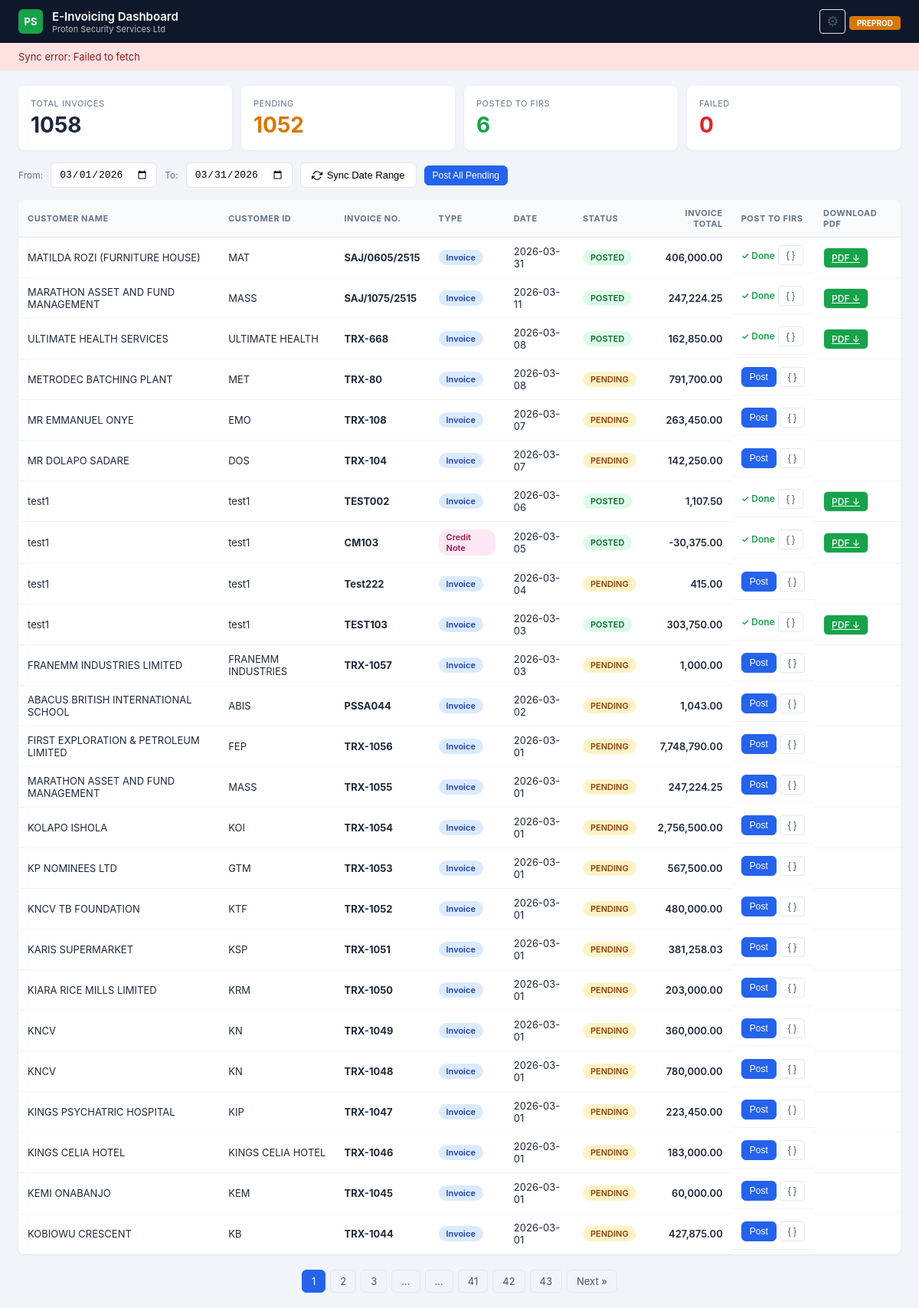
Before: / with the older database file.
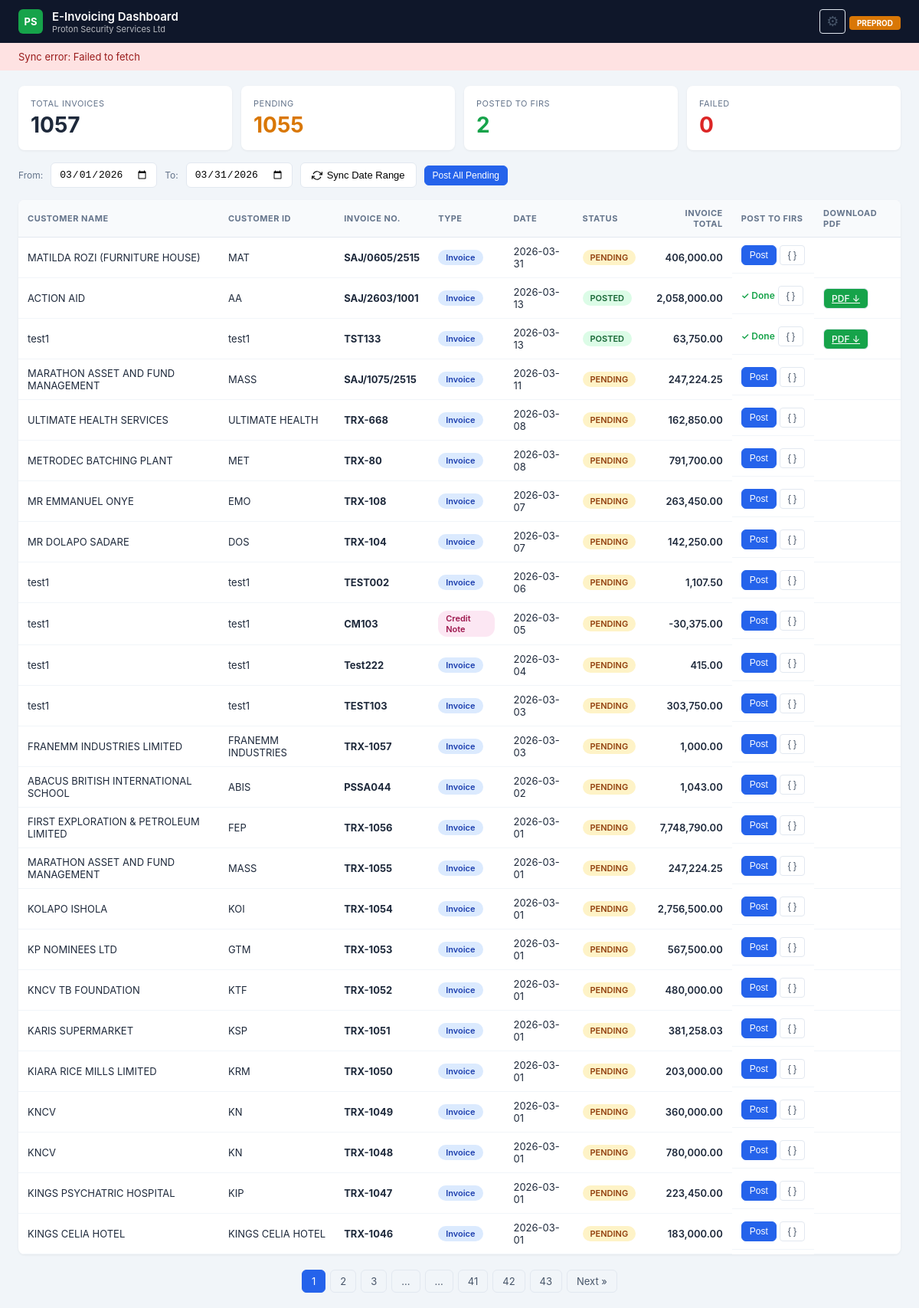
After: the same page with the newer database file.
### tables this page shows
CREATE TABLE invoices (
                trx_number INTEGER PRIMARY KEY, post_order INTEGER,
                invoice_num TEXT, customer_name TEXT, customer_id TEXT,
                customer_tin TEXT, customer_email TEXT, customer_phone TEXT,
                customer_address TEXT, customer_city TEXT, invoice_date TEXT,
                amount REAL DEFAULT 0, status TEXT DEFAULT 'pending',
                irn TEXT, qr_code TEXT, posted_at TEXT, error_message TEXT, api_response TEXT,
                invoice_description TEXT, invoice_type TEXT DEFAULT 'Invoice', last_synced TEXT, vat_amount REAL DEFAULT 0);

### app.py (the view)
@app.route("/")
def index():
    page = request.args.get("page", 1, type=int)
    try:
        total_row = db_read_one("SELECT COUNT(*) as cnt FROM invoices"); total = total_row["cnt"] if total_row else 0
        total_pages = max(1, (total + PER_PAGE - 1) // PER_PAGE); page = max(1, min(page, total_pages)); offset = (page - 1) * PER_PAGE
        invoices = db_read("SELECT * FROM invoices ORDER BY invoice_date DESC, trx_number DESC LIMIT ? OFFSET ?", (PER_PAGE, offset))
        all_stats = db_read("SELECT status, COUNT(*) as cnt FROM invoices GROUP BY status")
        stats = {"total": 0, "posted": 0, "pending": 0, "failed": 0, "credit_notes": 0, "invoices_count": 0}
        for s in all_stats: stats[s["status"]] = s["cnt"]; stats["total"] += s["cnt"]
        type_stats = db_read("SELECT invoice_type, COUNT(*) as cnt FROM invoices GROUP BY invoice_type")
        for t in type_stats:
            if t["invoice_type"] == "Credit Note": stats["credit_notes"] = t["cnt"]
            elif t["invoice_type"] == "Invoice": stats["invoices_count"] = t["cnt"]
    except:
        invoices=[]; stats={"total":0,"posted":0,"pending":0,"failed":0,"credit_notes":0,"invoices_count":0}; total=0; total_pages=1; page=1
    return render_template("index.html", invoices=invoices, stats=stats, page=page, total_pages=total_pages, total=total)

### app.py (called while the page is built)
def _open_db():
    conn = sqlite3.connect(DB_PATH, timeout=30)
    conn.row_factory = sqlite3.Row
    conn.execute("PRAGMA journal_mode=WAL")
    conn.execute("PRAGMA busy_timeout=10000")
    return conn

def db_read(sql, params=()):
    with _db_lock:
        conn = _open_db()
        try: return [dict(r) for r in conn.execute(sql, params).fetchall()]
        finally: conn.close()

def db_read_one(sql, params=()):
    with _db_lock:
        conn = _open_db()
        try:
            row = conn.execute(sql, params).fetchone()
            return dict(row) if row else None
        finally: conn.close()

### templates/index.html (shortened to what this page needs)
<!DOCTYPE html>
<html lang="en">
<head>
</head>
<body>
<header class="header">
    <div class="header-left">
        <div class="header-logo">PS</div>
        <div>
            <div class="header-title">E-Invoicing Dashboard</div>
            <div class="header-subtitle">Proton Security Services Ltd</div>
        </div>
    </div>
    <div class="header-right">
        <button class="btn-ghost" onclick="openSettings()" title="Tax Category Settings" style="font-size:18px;padding:4px 8px">&#9881;</button>
        <span class="header-env">PREPROD</span>
    </div>
</header>
<div class="sync-banner" id="syncBanner" style="display:none">
    <span id="syncBannerText">Syncing invoices from Sage 50...</span>
</div>
<div class="stats-bar">
    <div class="stat-card"><div class="stat-label">Total Invoices</div><div class="stat-value">{{ stats.total }}</div></div>
    <div class="stat-card pending"><div class="stat-label">Pending</div><div class="stat-value">{{ stats.pending }}</div></div>
    <div class="stat-card posted"><div class="stat-label">Posted to FIRS</div><div class="stat-value">{{ stats.posted }}</div></div>
    <div class="stat-card failed"><div class="stat-label">Failed</div><div class="stat-value">{{ stats.failed }}</div></div>
</div>
<div class="toolbar">
    <label style="font-size:12px;color:var(--slate500)">From:</label>
    <input type="date" id="dateFrom">
    <label style="font-size:12px;color:var(--slate500)">To:</label>
    <input type="date" id="dateTo">
    <button class="btn" id="btnSync" onclick="syncSage()">
        <svg width="14" height="14" viewBox="0 0 24 24" fill="none" stroke="currentColor" stroke-width="2"><polyline points="23 4 23 10 17 10"/><polyline points="1 20 1 14 7 14"/><path d="M3.51 9a9 9 0 0 1 14.85-3.36L23 10M1 14l4.64 4.36A9 9 0 0 0 20.49 15"/></svg>
        Sync Date Range
    </button>
    <button class="btn btn-primary btn-sm" onclick="postAllPending()">Post All Pending</button>
</div>
<div class="table-wrap">
<table>
    <thead>
        <tr>
            <th>Customer Name</th><th>Customer ID</th><th>Invoice No.</th><th>Type</th><th>Date</th>
            <th>Status</th><th style="text-align:right">Invoice Total</th><th>Post to FIRS</th><th>Download PDF</th>
        </tr>
    </thead>
    <tbody>
        {% for inv in invoices %}
        <tr>
            <td>{{ inv.customer_name }}</td>
            <td>{{ inv.customer_id }}</td>
            <td><strong>{{ inv.invoice_num }}</strong></td>
            <td>
                {% if inv.invoice_type == 'Credit Note' %}
                    <span class="badge badge-credit">Credit Note</span>
                {% elif inv.invoice_type == 'Debit Note' %}
                    <span class="badge badge-debit">Debit Note</span>
                {% else %}
                    <span class="badge badge-invoice">Invoice</span>
                {% endif %}
            </td>
            <td>{{ inv.invoice_date }}</td>
            <td>
                {% if inv.status == 'posted' %}<span class="badge badge-posted">POSTED</span>
                {% elif inv.status == 'failed' %}<span class="badge badge-failed">FAILED</span>
                    <button class="btn-ghost" onclick="showError({{ inv.trx_number }})" title="View full error" style="color:var(--red);font-size:11px;padding:2px 6px;margin-left:4px">&#9888; Error</button>
                {% else %}<span class="badge badge-pending">PENDING</span>{% endif %}
            </td>
            <td style="text-align:right;font-weight:600">{{ "{:,.2f}".format(inv.amount) }}</td>
            <td class="actions-cell">
                {% if inv.status == 'posted' %}
                    <span style="color:var(--green);font-size:12px;font-weight:600">&#10003; Done</span>
                {% elif inv.status == 'failed' %}
                    <button class="btn btn-sm" style="background:var(--red);color:white" onclick="postInvoice({{ inv.trx_number }}, this)">Retry</button>
                {% else %}
                    <button class="btn btn-primary btn-sm" onclick="postInvoice({{ inv.trx_number }}, this)">Post</button>
                {% endif %}
                <button class="btn-ghost" onclick="previewPayload({{ inv.trx_number }})" title="Preview JSON payload">{ }</button>
            </td>
            <td>
                {% if inv.status == 'posted' %}
                    <a href="/download/{{ inv.trx_number }}" class="btn btn-sm" style="background:var(--green);color:white">PDF &#8595;</a>
                {% endif %}
            </td>
        </tr>
        {% endfor %}
    </tbody>
</table>
</div>
{% if total_pages > 1 %}
<div class="pagination">
    {% for p in range(1, total_pages + 1) %}
        {% if p == page %}<span class="active">{{ p }}</span>
        {% elif p <= 3 or p > total_pages - 3 or (p >= page - 2 and p <= page + 2) %}<a href="?page={{ p }}">{{ p }}</a>
        {% elif p == 4 or p == total_pages - 3 %}<span>...</span>{% endif %}
    {% endfor %}
    {% if page < total_pages %}<a href="?page={{ page + 1 }}">Next &raquo;</a>{% endif %}
</div>
{% endif %}
</body>
</html>

### templates/index.html (style rules this page uses)
:root { --navy: #0f172a; --blue: #2563eb; --green: #16a34a; --red: #dc2626; --amber: #d97706; --slate50: #f8fafc; --slate100: #f1f5f9; --slate200: #e2e8f0; --slate400: #94a3b8; --slate500: #64748b; --slate600: #475569; --slate800: #1e293b; }
* { margin: 0; padding: 0; box-sizing: border-box; }
body { font-family: -apple-system, BlinkMacSystemFont, 'Segoe UI', sans-serif; background: var(--slate100); color: var(--slate800); }
.header { background: var(--navy); color: white; padding: 0 24px; height: 56px; display: flex; align-items: center; justify-content: space-between; }
.header-left { display: flex; align-items: center; gap: 12px; }
.header-logo { width: 32px; height: 32px; background: var(--green); border-radius: 6px; display: flex; align-items: center; justify-content: center; font-weight: 700; font-size: 13px; }
.header-title { font-size: 15px; font-weight: 600; }
.header-subtitle { font-size: 11px; opacity: 0.7; }
.header-env { background: var(--amber); color: white; font-size: 10px; font-weight: 700; padding: 3px 10px; border-radius: 4px; }
.stats-bar { display: grid; grid-template-columns: repeat(4, 1fr); gap: 12px; padding: 20px 24px 0; }
.stat-card { background: white; border-radius: 8px; padding: 16px; box-shadow: 0 1px 3px rgba(0,0,0,0.06); }
.stat-label { font-size: 11px; color: var(--slate500); text-transform: uppercase; letter-spacing: 0.5px; }
.stat-value { font-size: 28px; font-weight: 700; margin-top: 4px; }
.stat-card.posted .stat-value { color: var(--green); }
.stat-card.pending .stat-value { color: var(--amber); }
.stat-card.failed .stat-value { color: var(--red); }
.toolbar { display: flex; align-items: center; gap: 10px; padding: 16px 24px; flex-wrap: wrap; }
.btn { display: inline-flex; align-items: center; gap: 6px; padding: 8px 14px; border: 1px solid var(--slate200); border-radius: 6px; background: white; font-size: 13px; cursor: pointer; font-weight: 500; transition: all 0.15s; }
.btn-primary { background: var(--blue); color: white; border-color: var(--blue); }
.btn-sm { padding: 5px 10px; font-size: 12px; }
input[type="date"] { padding: 7px 10px; border: 1px solid var(--slate200); border-radius: 6px; font-size: 13px; }
.table-wrap { padding: 0 24px 20px; }
table { width: 100%; border-collapse: collapse; background: white; border-radius: 8px; overflow: hidden; box-shadow: 0 1px 3px rgba(0,0,0,0.06); }
th { background: var(--slate50); font-size: 11px; text-transform: uppercase; letter-spacing: 0.5px; color: var(--slate500); padding: 10px 12px; text-align: left; border-bottom: 1px solid var(--slate200); }
td { padding: 10px 12px; font-size: 13px; border-bottom: 1px solid var(--slate100); }
.badge { display: inline-block; padding: 3px 10px; border-radius: 12px; font-size: 11px; font-weight: 600; }
.badge-posted { background: #dcfce7; color: #166534; }
.badge-pending { background: #fef3c7; color: #92400e; }
.badge-invoice { background: #dbeafe; color: #1e40af; }
.badge-credit { background: #fce7f3; color: #9d174d; }
.pagination { display: flex; justify-content: center; gap: 6px; padding: 0 24px 20px; }
.pagination a, .pagination span { padding: 6px 12px; border-radius: 6px; font-size: 13px; text-decoration: none; border: 1px solid var(--slate200); color: var(--slate600); }
.pagination .active { background: var(--blue); color: white; border-color: var(--blue); }
.sync-banner { padding: 10px 24px; background: #dcfce7; color: #166534; font-size: 13px; display: flex; align-items: center; gap: 8px; }
.sync-banner.error { background: #fee2e2; color: #991b1b; }
.actions-cell { white-space: nowrap; display: flex; gap: 4px; align-items: center; }
.btn-ghost { background: none; border: 1px solid var(--slate200); color: var(--slate600); padding: 5px 10px; font-size: 12px; border-radius: 4px; cursor: pointer; }

Changed rows visible on the page:
no longer on this page (row edited): invoices: customer_name "KEMI ONABANJO", customer_id "KEM", invoice_num "TRX-1045", invoice_type "Invoice", invoice_date "2026-03-01", status "PENDING", amount "60,000.00"
no longer on this page (row edited): invoices: customer_name "KOBIOWU CRESCENT", customer_id "KB", invoice_num "TRX-1044", invoice_type "Invoice", invoice_date "2026-03-01", status "PENDING", amount "427,875.00"
changed invoices "MATILDA ROZI (FURNITURE HOUSE)": status "POSTED ✓ Done PDF ↓" → "PENDING Post"
added invoices: customer_name "ACTION AID", customer_id "AA", invoice_num "SAJ/2603/1001", invoice_type "Invoice", invoice_date "2026-03-13", status "POSTED", amount "2,058,000.00"
added invoices: customer_name "test1", customer_id "test1", invoice_num "TST133", invoice_type "Invoice", invoice_date "2026-03-13", status "POSTED", amount "63,750.00"
changed invoices "SAJ/1075/2515": status "POSTED ✓ Done PDF ↓" → "PENDING Post"
changed invoices "ULTIMATE HEALTH SERVICES": status "POSTED ✓ Done PDF ↓" → "PENDING Post"
changed invoices "TEST002": status "POSTED ✓ Done PDF ↓" → "PENDING Post"
changed invoices "CM103": status "POSTED ✓ Done PDF ↓" → "PENDING Post"
changed invoices "TEST103": status "POSTED ✓ Done PDF ↓" → "PENDING Post"
Other visible differences:
{{ stats.total }}: "1058" → "1057"
{{ stats.pending }}: "1052" → "1055"
{{ stats.posted }}: "6" → "2"
